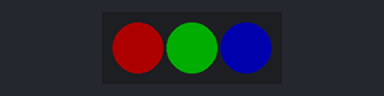
Bench run of a program on a simulated BBC micro:bit running MicroPython. Parts: 3 RGB LEDs in strip order, left to right. Dim RGB values are drawn brighter than linear; library files of the repository ran but are not shown: PiicoDev_Unified.py. At 3.0 s the program stops and its outputs stay as they are.

Above: at 0.1 s.
At 3.1 s:
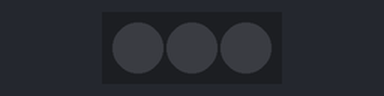
Timing chart, 0 to 4.5 s (numbered marks = the images above):
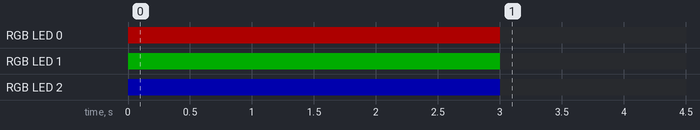

Measured:
- by itself, RGB LED 0: off → RGB(50, 0, 0) at 0.00 s, → off 3.0 s later
- by itself, RGB LED 1: off → RGB(0, 50, 0) at 0.00 s, → off 3.0 s later
- by itself, RGB LED 2: off → RGB(0, 0, 50) at 0.00 s, → off 3.0 s later

The program:

main.py
```python
from PiicoDev_RGB import PiicoDev_RGB, wheel
from PiicoDev_Unified import sleep_ms # Cross-platform compatible sleep function

leds = PiicoDev_RGB() # initialise the LED module with conservative default brightness
# leds.setBrightness(127) # 0-255 set the global brightness to half

# pre-define some colours
red = [255,0,0]
green = [0,255,0]
blue = [0,0,255]
yellow = [255,255,0]
magenta = [255,0,255]
cyan = [0,255,255]
white = [255,255,255]
black = [0,0,0]

# Example 1: Set LEDs to pure Red, Green, Blue for 3 seconds
leds.setPixel(0, red)
leds.setPixel(1, green)
leds.setPixel(2, blue)
leds.show() # call show() to update the LEDs with new colours
sleep_ms(3000)
leds.clear() # clear the LEDs


# Example 2

# i = 0 # loop counter
# powerLedState = True
#
# while True:
#     c = wheel(i/360) # pick a colour from the colour wheel
#     leds.fill(c) # fill() will automatically show()
#
#     if i % 100 == 0: # every 100 loops toggle the power LED
#         powerLedState = not powerLedState # toggle state variable
#         leds.pwrLED(powerLedState) # update power LED
#
#     i = i+1
#     sleep_ms(5)
```
